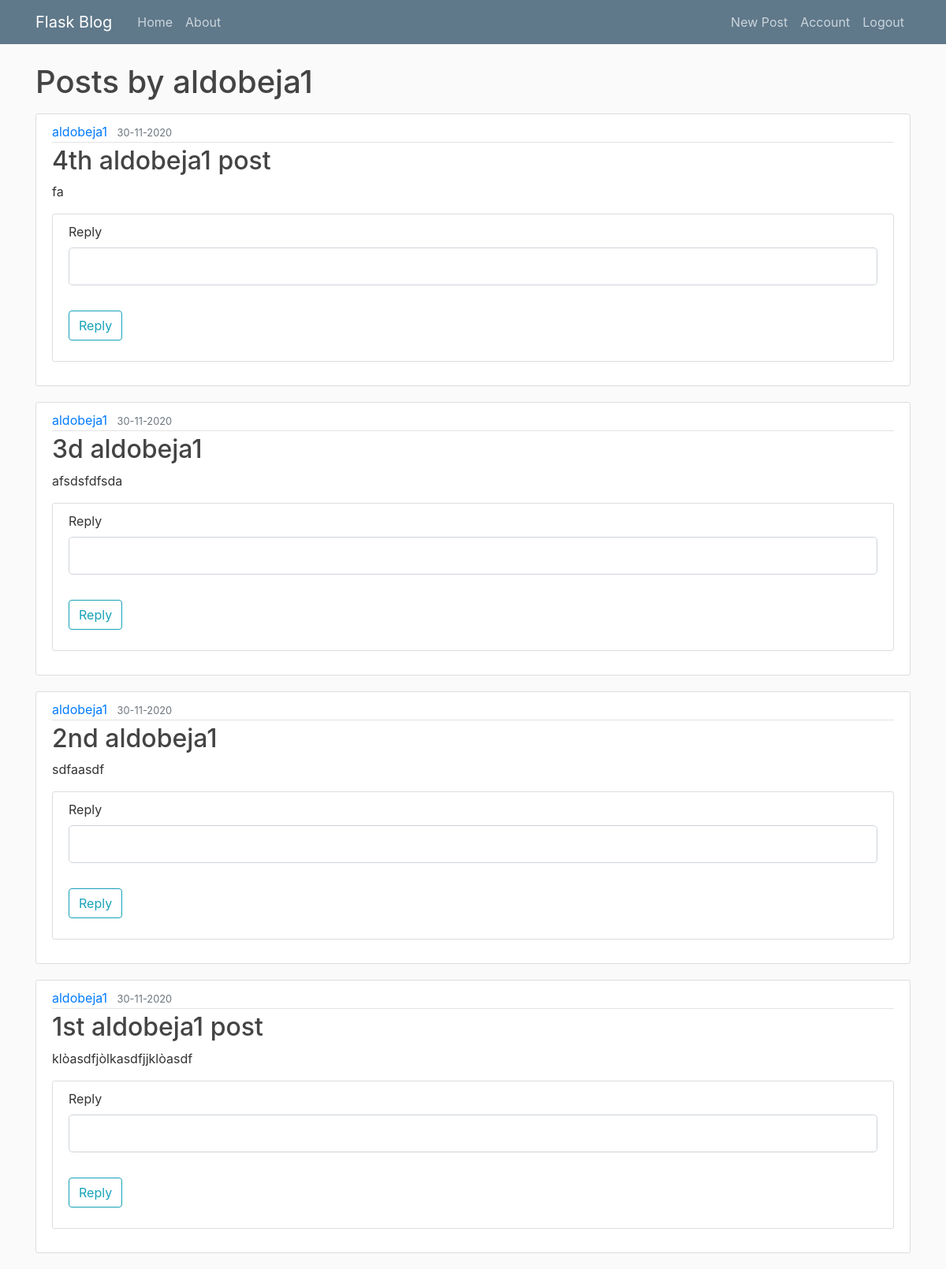
/user/aldobeja1 (signed in), run on the app's committed database.
### app.py (models this page shows, shortened)
class User(db.Model, UserMixin):
    id = db.Column(db.Integer, primary_key=True)
    username = db.Column(db.String(20), unique=True, nullable=False)
    email = db.Column(db.String(120), unique=True, nullable=False)
    password = db.Column(db.String(60),nullable=False)
    posts = db.relationship('Post', backref='author', lazy=True)
    user_comments = db.relationship('Comment', backref='author_comment', lazy=True)

class Post(db.Model):
    id = db.Column(db.Integer, primary_key=True)
    title = db.Column(db.String(100), nullable=False)
    date_posted = db.Column(db.DateTime, nullable=False, default=datetime.utcnow )
    content = db.Column(db.Text, nullable=False)
    user_id = db.Column(db.Integer, db.ForeignKey('user.id'), nullable=False)
    post_comments = db.relationship('Comment', backref='title_of_post', lazy=True)

### app.py (the view)
@app.route("/user/<string:username>", methods=['GET', 'POST'])
def user_posts(username):
    form = PostForm()
    comment_form = CommentForm()
    user = User.query.filter_by(username=username).first_or_404()
    posts = Post.query.filter_by(author=user).order_by(Post.date_posted.desc()).all()
    if comment_form.validate_on_submit():
        reply = Comment(body=comment_form.comment_on_form.data, author_comment=current_user)
        db.session.add(reply)
        db.session.commit()
    replies = Comment.query.filter_by(author_comment=current_user).order_by(Comment.timestamp.desc()).all()
    return render_template('user_post.html', form=form, replies=replies, posts=posts, user=user, comment_form=comment_form)

### forms.py
class PostForm(FlaskForm):
    title = StringField('Title', validators=[DataRequired()])
    content = TextAreaField('Content', validators=[DataRequired()])
    submit = SubmitField('Post')

class CommentForm(FlaskForm):
    comment_on_form = StringField('Reply', validators=[DataRequired()])
    submit = SubmitField('Reply')

### app.py (called while the page is built)
@login_menager.user_loader
def load_user(user_id):
    return User.query.get(int(user_id))

### templates/user_post.html (shortened to what this page needs)
{% extends "layout.html" %}
{% block content %}
    <h1 class="mb-3">Posts by {{user.username}}</h1>
    {% for post in posts %}
        <article class="media content-section">
            <div class="media-body">
                <div class="article-metadata">
                    <a class="mr-2" href="{{url_for('user_posts', username=post.author.username) }}">{{ post.author.username }}</a>
                    <small class="text-muted">{{ post.date_posted.strftime('%d-%m-%Y') }}</small>
                </div>
                <h2><a class="article-title" href="{{url_for('post', post_id=post.id)}}">{{ post.title }}</a></h2>
                <p class="article-content">{{ post.content }}</p>
                <div class="content-section">
                    <form method="POST" action="">
                        <fieldset class="form-group">
                            <div class="form-group">
                                {{ comment_form.comment_on_form.label(class="form-control-label") }}
                                {% if comment_form.comment_on_form.errors %}
                                    {{ comment_form.comment_on_form(class="form-control form-control-lg is-invalid") }}
                                    <div class="invalid-feedback">
                                        {% for error in comment_form.comment_on_form.errors %}
                                            <span>{{ error }}</span>
                                        {% endfor %}
                                    </div>
                                {% else %}
                                    {{ comment_form.comment_on_form(class="form-control form-control-lg") }}
                                {% endif %}
                            </div>
                        </fieldset>
                        <div class="form-group">
                            {{ comment_form.submit(class="btn btn-outline-info") }}
                        </div>
                    </form>
                </div>
            </div>
        </article>
    {% endfor %}
{% endblock %}

### static/main.css (style rules this page uses)
body { background: #fafafa; color: #333333; margin-top: 5rem; }
h1, h2, h3, h4, h5, h6 { color: #444444; }
.content-section { background: #ffffff; padding: 10px 20px; border: 1px solid #dddddd; border-radius: 3px; margin-bottom: 20px; }
.article-title { color: #444444; }
.article-content { white-space: pre-line; }
.article-metadata { padding-bottom: 1px; margin-bottom: 4px; border-bottom: 1px solid #e3e3e3 }

### data on the page
User: username "aldobeja1"
Post: author.username "aldobeja1", date_posted "30-11-2020", title "4th aldobeja1 post", content "fa", comment_on_form.label "Reply"
Post: author.username "aldobeja1", date_posted "30-11-2020", title "3d aldobeja1", content "afsdsfdfsda", comment_on_form.label "Reply"
Post: author.username "aldobeja1", date_posted "30-11-2020", title "2nd aldobeja1", content "sdfaasdf", comment_on_form.label "Reply"
Post: author.username "aldobeja1", date_posted "30-11-2020", title "1st aldobeja1 post", content "klòasdfjòlkasdfjjklòasdf", comment_on_form.label "Reply"
